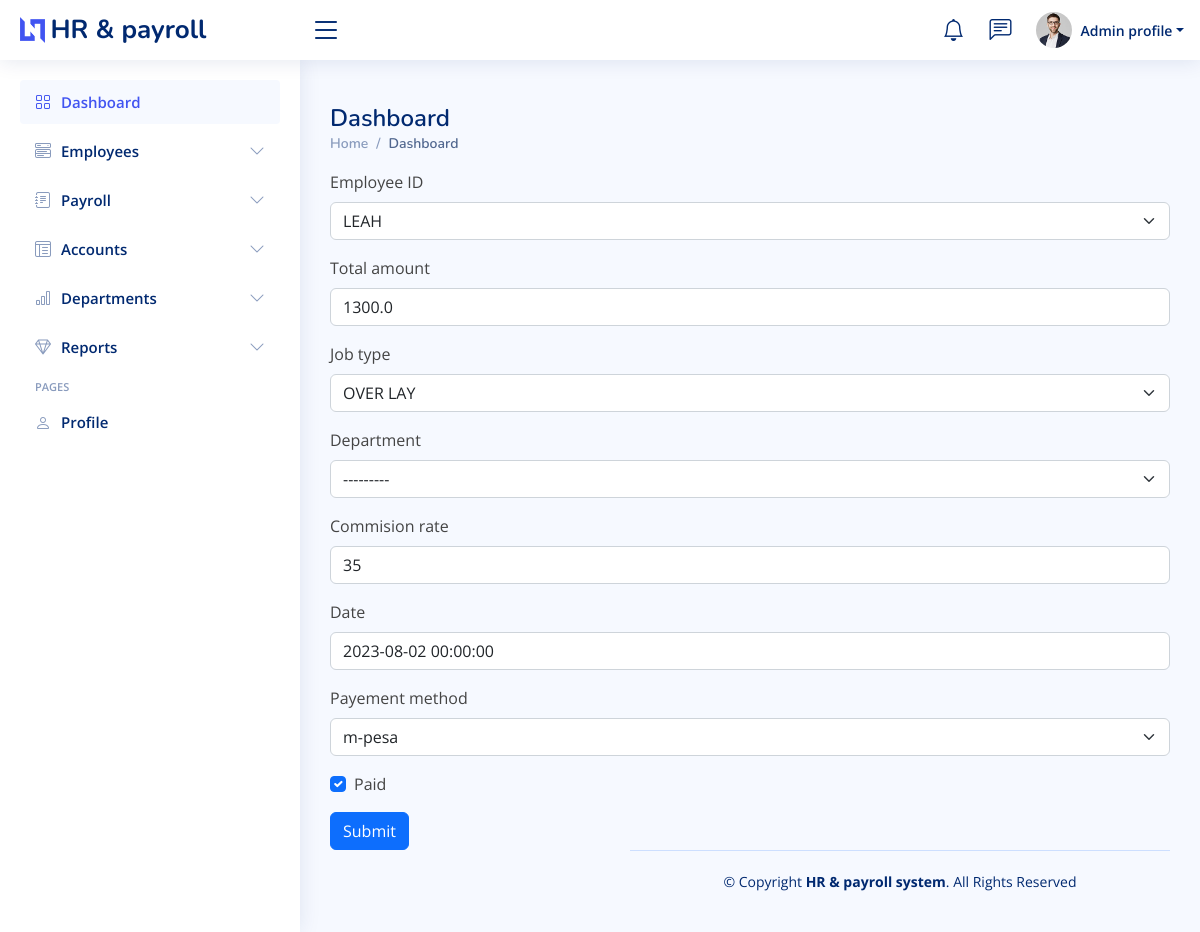
The app's page /home/dailyworks/21/update/ with its own data.
### first/models.py (models this page shows, shortened)
class DailyWork(models.Model):
    PAYEMENT_CHOICES = (
        ('M-PESA', 'm-pesa'),
        ('CASH', 'cash'),
        )
    employee_ID =  models.ForeignKey("Employees", on_delete=models.CASCADE)
    total_amount = models.FloatField()
    job_type = models.ForeignKey("Commision_saraly", on_delete=models.CASCADE)
    department = models.ForeignKey("Department", on_delete=models.CASCADE, null=True, blank=True)
    commision_rate = models.IntegerField()
    date = models.DateTimeField(blank=True, null=True)
    Payement_method = models.CharField(max_length=255, choices=PAYEMENT_CHOICES, null=True, blank=True)
    paid = models.BooleanField(default=True)

class Commision_saraly(models.Model):
    id = models.IntegerField(primary_key=True)
    job_type = models.CharField(max_length = 255, blank="True")
    department = models.ForeignKey("Department",on_delete = models.CASCADE)
    def __str__(self):
        return self.job_type

### first/dailyrecordViews.py (the view)
# urls.py: path('dailyworks/<int:pk>/update/', dailyrecordViews.dailywork_update, name='dailywork_update'),
def dailywork_update(request, pk=None):
    if pk:
        dailywork = get_object_or_404(DailyWork, pk=pk)
        if request.method == 'POST':
            form = DailyWorkForm(request.POST,instance=dailywork)
            if form.is_valid():
                form.save()
                messages.success(request, 'Record update succesfully')
                return redirect('/home/dailyRecordList')
        else:
            form = DailyWorkForm(instance = dailywork)
    return render(request, 'Dashboard/dailywork_update.html', {'form': form})

### first/forms.py
class DailyWorkForm(forms.ModelForm):
    class Meta:
        model = DailyWork
        fields = '__all__'

### first/models.py (called while the page is built)
    def __str__(self):
        return self.first_name

    def __str__(self):
        return self.name

### first/templates/Dashboard/dailywork_update.html (shortened to what this page needs)
{% extends "Dashboard/base.html" %}
{% load bootstrap5 %}
{% block content %}
<div class="container">
  <form method="POST" action="">
    {% bootstrap_form form %}
    <button class="btn btn-primary" type="submit">Submit</button>
  </form>
</div>
{% endblock content %}

### static/css/style.css (style rules this page uses)
:root { scroll-behavior: smooth; }
body { font-family: "Open Sans", sans-serif; background: #f6f9ff; color: #444444; }

### records on screen
DailyWork: employee_ID "LEAH", total_amount "1300.0", department "---------", commision_rate "35", date "2023-08-02 00:00:00", Payement_method "m-pesa", paid "☑"
Commision_saraly: job_type "OVER LAY"
